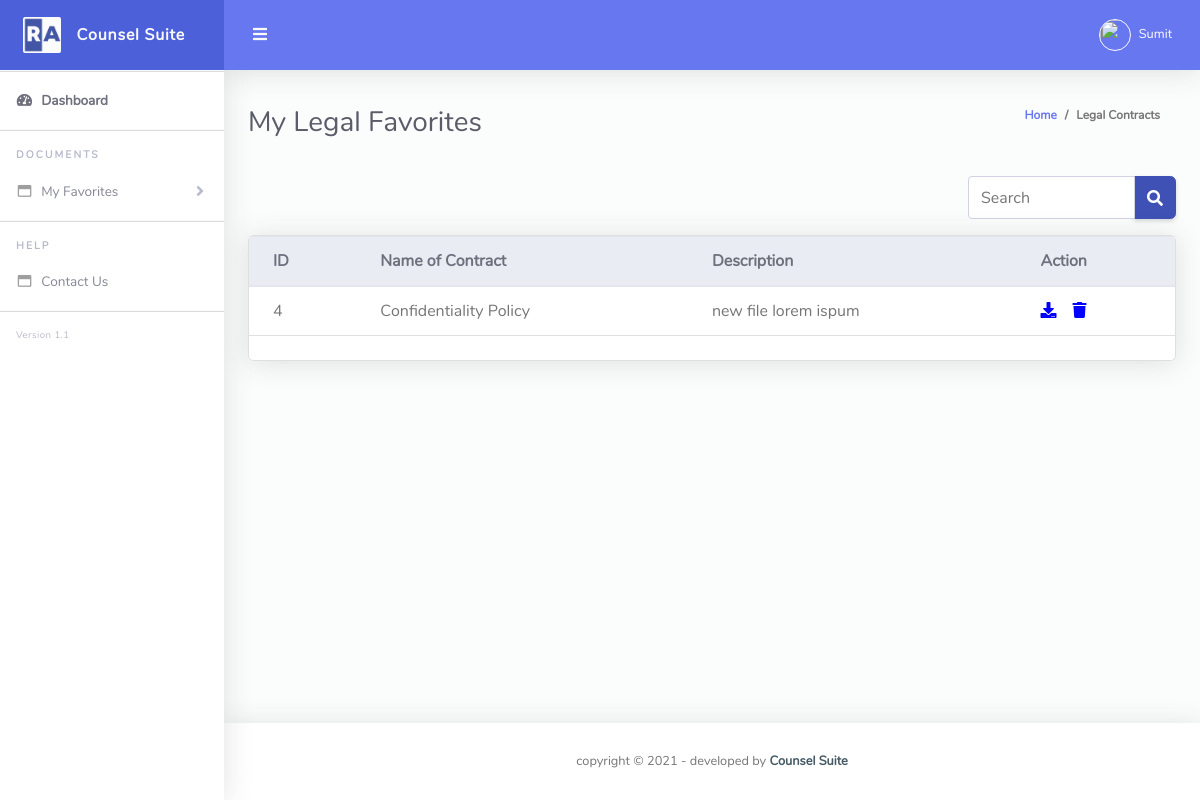
Before: /user/Pages/view_legal_favorites.php (signed in) with the older database file.
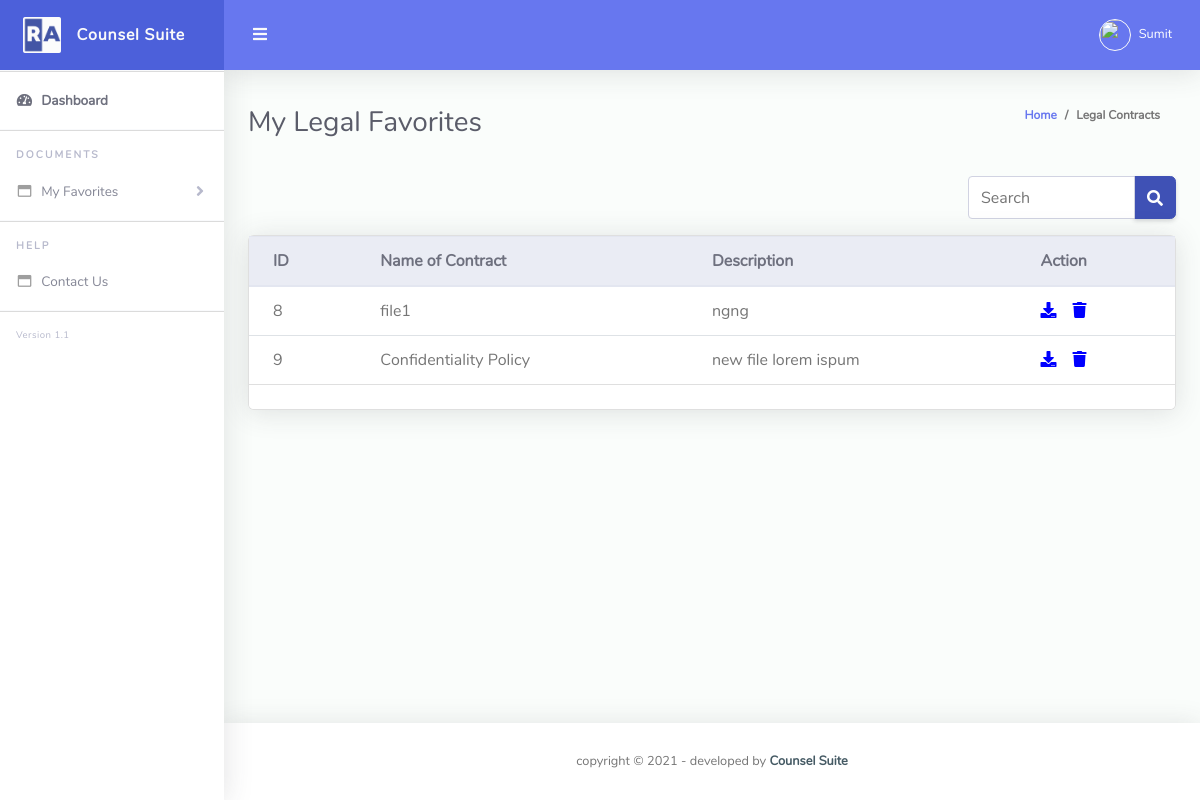
After: the same page with the newer database file.
### tables this page shows
CREATE TABLE `favorites` (
  `f_id` int(255) NOT NULL,
  `parent_catname` varchar(100) NOT NULL,
  `subcatid` varchar(100) NOT NULL,
  `sub_catname` varchar(100) NOT NULL,
  `c_id` varchar(255) NOT NULL,
  `f_name` varchar(100) NOT NULL,
  `f_description` varchar(100) NOT NULL,
  `f_file` varchar(255) NOT NULL,
  `f_adddate` varchar(100) NOT NULL,
  `f_userid` varchar(100) NOT NULL
);

### user/Pages/view_legal_favorites.php (the view, shortened to what this page needs)
<?php
$u_id=$_SESSION["u_id"];
$username=$_SESSION["u_name"];
$userid=$_SESSION["u_id"];
require_once '../../database/config.php';
$mysqli = new mysqli($hn,$un,"",$db);
if ($mysqli -> connect_errno) {
  echo "Failed to connect to MySQL: " . $mysqli -> connect_error;
  exit();
}
else
{
  $get_favdata="SELECT * FROM favorites WHERE f_userid='$userid' AND parent_catname='legal'";
  $result = $mysqli->query($get_favdata);
}
?>
<!DOCTYPE html>
<html lang="en">
<head>
  <link href="https://cdn.jsdelivr.net/npm/bootstrap@5.1.3/dist/css/bootstrap.min.css" rel="stylesheet">
  <link href="../vendor/fontawesome-free/css/all.min.css" rel="stylesheet" type="text/css">
  <link href="../vendor/bootstrap/css/bootstrap.min.css" rel="stylesheet" type="text/css">
  <link href="../css/ruang-admin.min.css" rel="stylesheet">
</head>
<body id="page-top">
  <div id="wrapper">
    <ul class="navbar-nav sidebar sidebar-light accordion" id="accordionSidebar">
      <a class="sidebar-brand d-flex align-items-center justify-content-center" href="../index.php">
        <div class="sidebar-brand-icon">
          <img src="../img/logo/logo2.png">
        </div>
        <div class="sidebar-brand-text mx-3">Counsel Suite</div>
      </a>
      <hr class="sidebar-divider my-0">
      <li class="nav-item active">
        <a class="nav-link" href="../index.php">
          <i class="fas fa-fw fa-tachometer-alt"></i>
          <span>Dashboard</span></a>
      </li>
      <hr class="sidebar-divider">
      <div class="sidebar-heading">
        Documents
      </div>
      <li class="nav-item">
        <a class="nav-link collapsed" href="#" data-toggle="collapse" data-target="#collapseBootstrap"
          aria-expanded="true" aria-controls="collapseBootstrap">
          <i class="far fa-fw fa-window-maximize"></i>
          <span>My Favorites</span>
        </a>
        </li>
      <hr class="sidebar-divider">
      <div class="sidebar-heading">
        Help
      </div>
      <li class="nav-item">
        <a class="nav-link " href="contact_us.php">
          <i class="far fa-fw fa-window-maximize"></i>
          <span>Contact Us</span>
        </a>
      </li>
      <hr class="sidebar-divider">
      <div class="version" id="version-ruangadmin"></div>
    </ul>
    <div id="content-wrapper" class="d-flex flex-column">
      <div id="content">
        <nav class="navbar navbar-expand navbar-light bg-navbar topbar mb-4 static-top">
          <button id="sidebarToggleTop" class="btn btn-link rounded-circle mr-3">
            <i class="fa fa-bars"></i>
          </button>
          <ul class="navbar-nav ml-auto">
          <li class="nav-item dropdown no-arrow">
              <a class="nav-link dropdown-toggle" href="#" id="userDropdown" role="button" data-toggle="dropdown"
                aria-haspopup="true" aria-expanded="false">
                <img class="img-profile rounded-circle" src="<?php echo "../profilepic/".$u_id;?>" style="max-width: 60px">
                <span class="ml-2 d-none d-lg-inline text-white small"><?php echo $username;?></span>
              </a>
            </li>
          </ul>
        </nav>
        <div class="container-fluid" id="container-wrapper">
          <div class="d-sm-flex align-items-center justify-content-between mb-4">
            <h1 class="h3 mb-0 text-gray-800">My Legal Favorites</h1>
            <ol class="breadcrumb">
              <li class="breadcrumb-item"><a href="../">Home</a></li>
              <li class="breadcrumb-item active" aria-current="page">Legal Contracts</li>
            </ol>
          </div>
          <div class="input-group mb-3"style="width: 13rem; float:right;">
            <input type="text" class="form-control" placeholder="Search" name="myInput" id="myInput" onkeyup="searchFunction()"  aria-label="Recipient's username" aria-describedby="basic-addon2">
            <div class="input-group-append">
              <span class="input-group-text"  id="basic-addon2"><i class="fa fa-search"></i></span>
            </div>
          </div>
          <div style="margin-top: 2.2rem;" class="row mb-3">
            <div class="col-lg-12 mb-4">
              <div class="card">
                <div class="table-responsive">
                  <table id="myTable" class="table align-items-center table-flush">
                    <thead class="thead-light">
                      <tr>
                        <th>ID</th>
                        <th>Name of Contract</th>
                        <th>Description</th>
                        <th>Action</th>
                      </tr>
                    </thead>
                    <tbody>
                    <?php
                      if ($result->num_rows > 0) {
                        while($row = $result->fetch_assoc()) {
                          echo "<tr>";
                          echo "<td>".$row['f_id']."</td>";
                          echo "<td>".$row['f_name']."</td>";
                          echo "<td>".$row['f_description']."</td>";
                          echo "<td>";
                          echo '<a href="download_legal_file1.php?id='.$row["c_id"].'"><i class="fa fa-download"style="color: blue; curosr:pointer;" aria-hidden="true"></i></a>';
                          echo '<a href="remove_fav.php?id='.$row["f_id"].'"><i class="fa fa-trash" style="color: blue; padding-left: 1rem; curosr:pointer;" aria-hidden="true"></i></a>';
                          echo "</td>";
                          echo "</tr>";
                        }
                      } else {
                        echo "0 results";
                      }
                      ?>
                    </tbody>
                  </table>
                </div>
                <div class="card-footer"></div>
              </div>
            </div>
          </div>
        </div>
      </div>
      <footer class="sticky-footer bg-white">
        <div class="container my-auto">
          <div class="copyright text-center my-auto">
            <span>copyright &copy; <script> document.write(new Date().getFullYear()); </script> - developed by
              <b><a href="#" target="_blank">Counsel Suite</a></b>
            </span>
          </div>
        </div>
      </footer>
    </div>
  </div>
</body>
</html>

Changed rows visible on the page:
removed favorites: f_id "4", f_name "Confidentiality Policy", f_description "new file lorem ispum"
added favorites: f_id "8", f_name "file1", f_description "ngng"
added favorites: f_id "9", f_name "Confidentiality Policy", f_description "new file lorem ispum"
